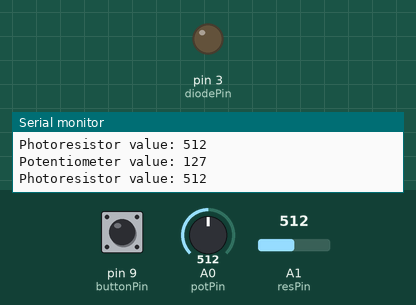
Simulated run of this sketch. Board: Arduino Uno, built with avr-gcc and run on an emulated ATmega328P. Parts: output pins drawn as LEDs (lit = HIGH), the last lines printed to the serial monitor. The inputs (shaded band) are chosen by the test bench; at power-on: pin 9 (buttonPin) HIGH, A0 (potPin) = 512, A1 (resPin) = 512.

Above: at 1.8 s.
1.9 s: pin 9 (buttonPin) pulled LOW for 1.2 s
At 3.2 s:
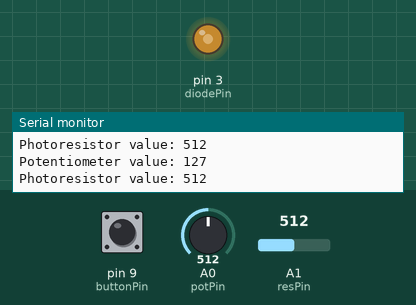
4.6 s: A0 (potPin) set to 716
At 5.6 s:
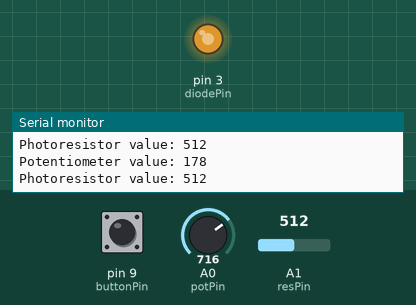
6.5 s: A0 (potPin) set to 900
At 8.2 s:
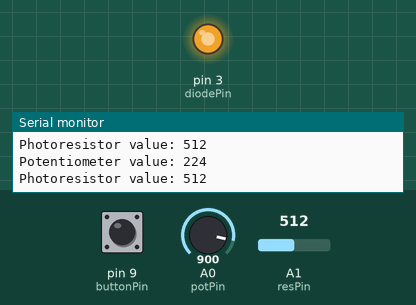
8.5 s: A0 (potPin) set to 122
At 10.0 s:
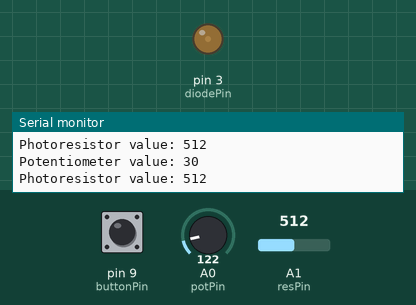
10.5 s: A0 (potPin) set to 511
At 11.6 s:
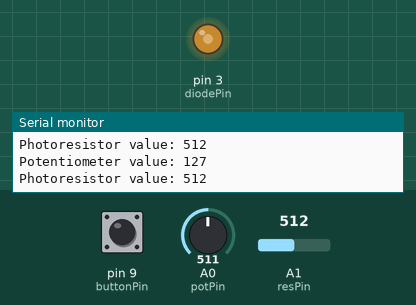
Timing chart, 0 to 13.5 s (numbered marks = the images above; inputs shaded):
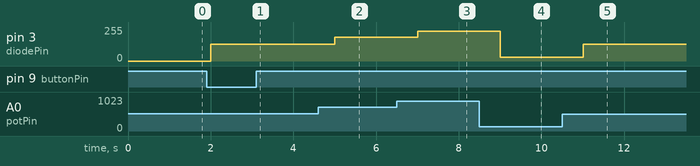

Measured:
- after the input at 1.9 s, pin 3 (diodePin): 0/255 → 127/255 after 0.10 s
- after the input at 4.6 s, pin 3 (diodePin): 127/255 → 178/255 after 0.41 s
- after the input at 6.5 s, pin 3 (diodePin): 178/255 → 224/255 after 0.51 s
- after the input at 8.5 s, pin 3 (diodePin): 224/255 → 30/255 after 0.51 s
- after the input at 10.5 s, pin 3 (diodePin): 30/255 → 127/255 after 0.51 s

The sketch:

photoresistor.ino
```cpp
int diodePin = 3;  // set diode, push button and potentiometer pins
int buttonPin = 9;

int potPin = A0;
int pot_value = 0;

int resPin = A1;
int res_value = 0;

byte lastButtonState = LOW;
byte diodeState = LOW;

void setup() {

  Serial.begin(9600);
  pinMode(diodePin, OUTPUT);
  pinMode(buttonPin, INPUT_PULLUP);
  pinMode(potPin, INPUT);

}

void loop() {

  byte buttonState = digitalRead(buttonPin);
  pot_value = map(analogRead(potPin), 0, 1023, 0, 255);

  if (buttonState != lastButtonState) {    // change states to make the button turn on or off the diode
     lastButtonState = buttonState;
    if (buttonState == LOW) {
      diodeState = (diodeState == HIGH) ? LOW: HIGH;
      digitalWrite(diodePin, diodeState);
    }
  }

  if(diodeState == HIGH){            // change the brightness with potentiometer
  analogWrite(diodePin, pot_value);
  }

  res_value = analogRead(resPin);   // read the value from photoresistor

  Serial.print("Potentiometer value: ");
  Serial.println(pot_value);
  Serial.print("Photoresistor value: ");
  Serial.println(res_value);
  delay(1000);
}
```
